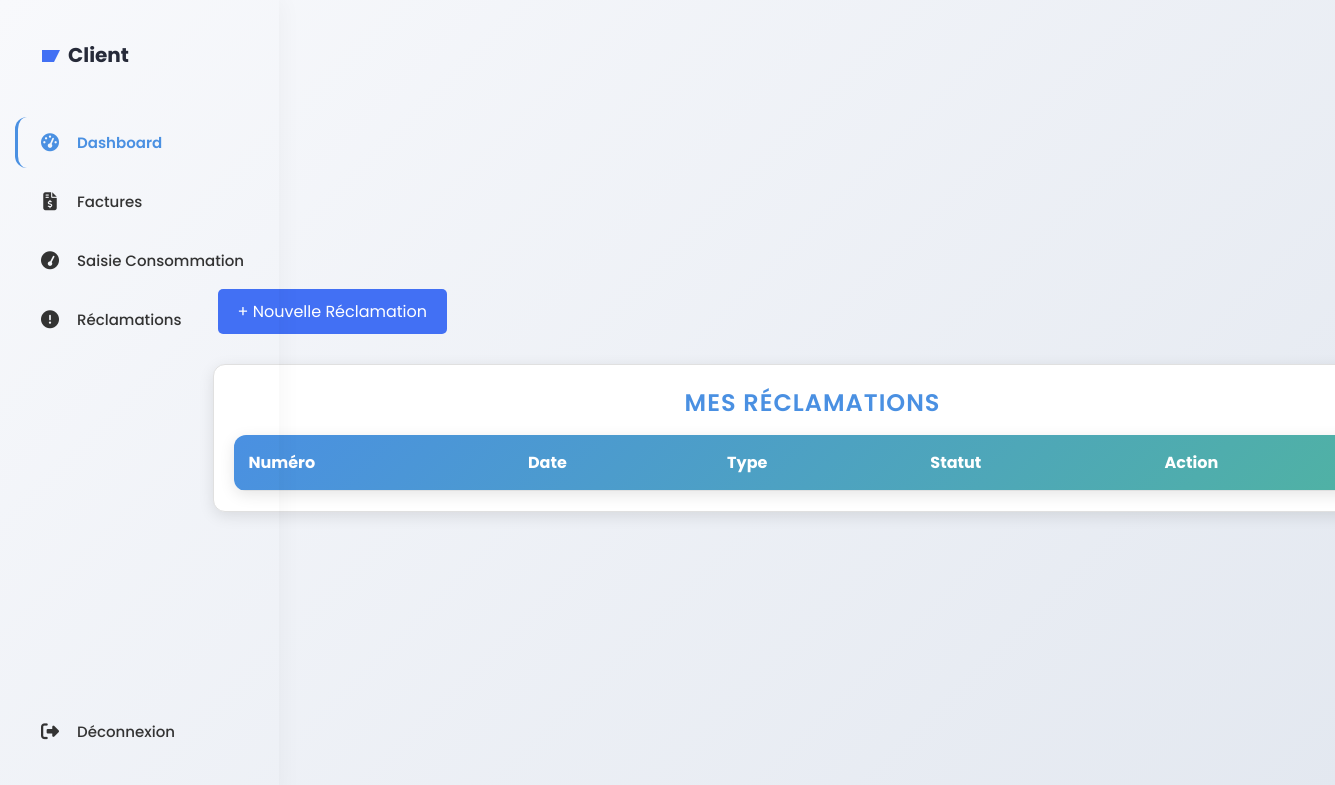
Before: /IHM/clients/historique-reclamations.php with the older database file.
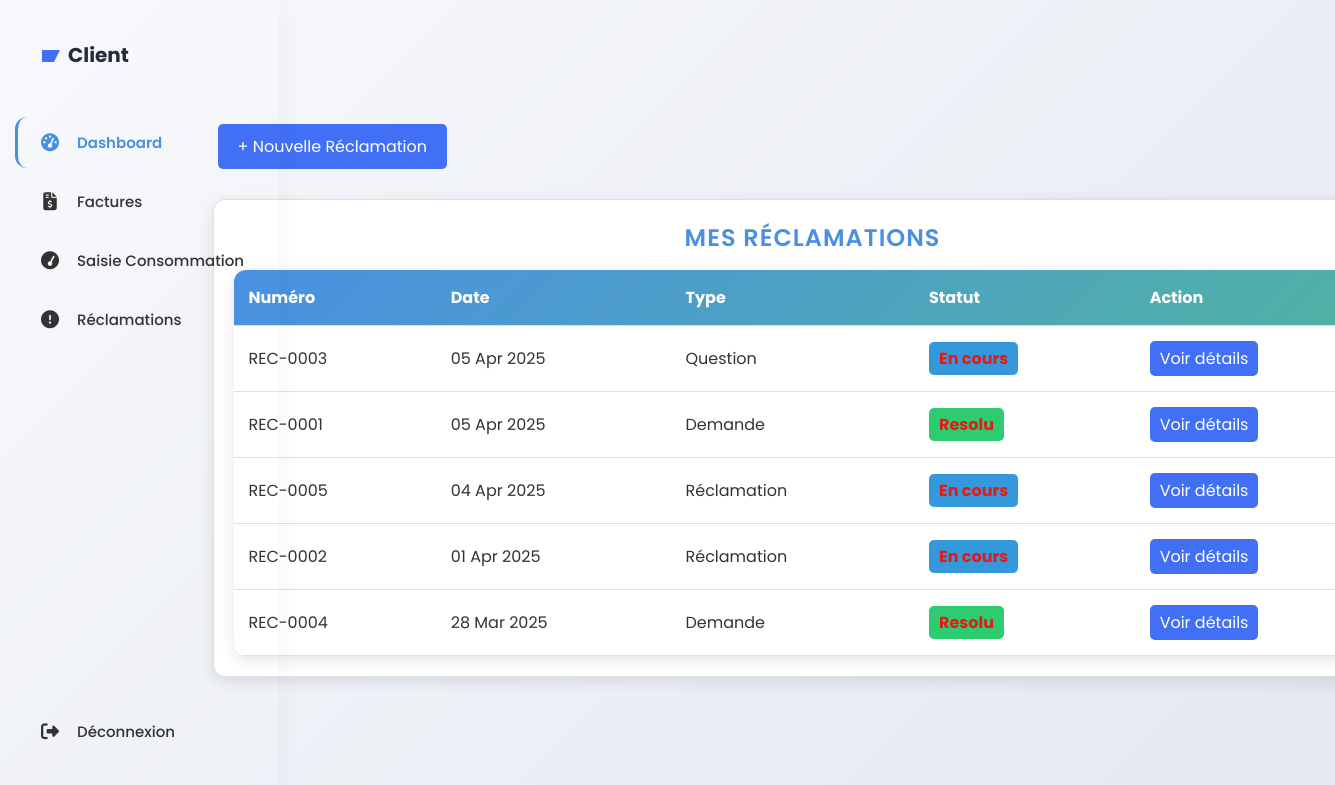
After: the same page with the newer database file.
### tables this page shows
CREATE TABLE IF NOT EXISTS `reclamations` (
  `id` int NOT NULL AUTO_INCREMENT,
  `client_id` int NOT NULL,
  `type` varchar(100) NOT NULL,
  `description` text NOT NULL,
  `statut` enum('En cours','Resolu') DEFAULT 'En cours',
  `reponse` text,
  `piece_jointe` varchar(255) DEFAULT NULL,
  `created_at` timestamp NULL DEFAULT CURRENT_TIMESTAMP,
  `updated_at` timestamp NULL DEFAULT CURRENT_TIMESTAMP ON UPDATE CURRENT_TIMESTAMP,
  PRIMARY KEY (`id`),
  KEY `client_id` (`client_id`)
);

### BD/DBConnection.php (called while the page is built, shortened)
<?php
class DBConnection {
    private static $instance = null;
    private $conn;
    private $host = 'localhost';
    private $dbname = 'assia';
    private $username = 'root';
    private $password = '';
    private $charset = 'utf8mb4';
    private $port = 3306;
    private function __construct() {
        try {
            $dsn = "mysql:host={$this->host};dbname={$this->dbname};charset={$this->charset};port={$this->port}";
            $options = [
                PDO::ATTR_ERRMODE => PDO::ERRMODE_EXCEPTION,
                PDO::ATTR_DEFAULT_FETCH_MODE => PDO::FETCH_ASSOC,
                PDO::ATTR_EMULATE_PREPARES => false,
            ];
            $this->conn = new PDO($dsn, $this->username, $this->password, $options);
        } catch (PDOException $e) {
            die("Erreur de connexion à la base de données: " . $e->getMessage());
        }
    }
    public static function getInstance() {
        if (self::$instance === null) {
            self::$instance = new self();
        }
        return self::$instance;
    }
    public function getConnection() {
        return $this->conn;
    }
}
?>

### BD/ReclamationModel.php (called while the page is built)
<?php
require_once 'DBConnection.php';
class ReclamationModel {
    private $db;
    public function __construct() {
        $this->db = DbConnection::getInstance()->getConnection();
    }
    public function getAllReclamations() {
        $stmt = $this->db->prepare("SELECT * FROM reclamations ORDER BY created_at DESC");
        $stmt->execute();
        return $stmt->fetchAll(PDO::FETCH_ASSOC);
    }
}
?>

### IHM/clients/historique-reclamations.php (the view, shortened to what this page needs)
<?php
require '../../BD/ReclamationModel.php';
try {
    $db = DbConnection::getInstance();
} catch (Exception $e) {
    die("Erreur : " . $e->getMessage());
}
$reclamationModel = new ReclamationModel($db);
$reclamations = $reclamationModel->getAllReclamations();
?>
<!DOCTYPE html>
<html lang="fr">
<head>
    <link rel="stylesheet" href="../../assets/css/style2.css">
    <link rel="stylesheet" href="https://cdnjs.cloudflare.com/ajax/libs/font-awesome/6.4.2/css/all.min.css"/>
</head>
<body>
<div class="sidebar">
    <div class="logo">
        <svg width="100" height="40" viewBox="0 0 100 40">
            <path d="M12,15 L30,15 L24,27 L12,27 Z" fill="#4270F4" />
            <text x="38" y="27" fill="#262A39" font-size="20" font-weight="bold">Client</text>
        </svg>
    </div>
    <div class="nav-menu">
        <a href="dashboard-client.php" class="nav-item active">
          <i class="fas fa-tachometer-alt"></i>
          <span>Dashboard</span>
        </a>
        <a href="factures.php" class="nav-item">
          <i class="fas fa-file-invoice-dollar"></i>
          <span>Factures</span>
        </a>
        <a href="Saisie-Consommation.php" class="nav-item">
          <i class="fas fa-tachometer"></i>
          <span>Saisie Consommation</span>
        </a>
        <a href="Historique-Reclamations.php" class="nav-item">
          <i class="fas fa-exclamation-circle"></i>
          <span>Réclamations</span>
        </a>
        <a href="../../logout.php" class="nav-item" style="margin-top: auto;">
                <i class="fas fa-sign-out-alt"></i>
        <span>Déconnexion</span>
            </a>
    </div>
</div>
<div class="actions">
    <button class="new-claim" onclick="window.location.href='Reclamation.php'">+ Nouvelle Réclamation</button>
</div>
<div class="container">
    <h2>Mes Réclamations</h2>
    <table>
        <thead>
            <tr>
                <th>Numéro</th>
                <th>Date</th>
                <th>Type</th>
                <th>Statut</th>
                <th>Action</th>
            </tr>
        </thead>
        <tbody>
            <?php foreach ($reclamations as $reclamation) : ?>
                <tr>
                    <td>REC-<?= str_pad($reclamation['id'], 4, '0', STR_PAD_LEFT) ?></td>
                    <td><?= date("d M Y", strtotime($reclamation['created_at'])) ?></td>
                    <td><?= htmlspecialchars($reclamation['type']) ?></td>
                    <td>
                        <span class="status <?= strtolower(str_replace(' ', '', $reclamation['statut'])) ?>">
                            <?= htmlspecialchars($reclamation['statut']) ?>
                        </span>
                    </td>
                    <td><a href="detailsReclamation.php?id=<?= $reclamation['id'] ?>" class="view-details">Voir détails</a></td>
                </tr>
            <?php endforeach; ?>
        </tbody>
    </table>
</div>
</body>
</html>

### assets/css/style2.css (style rules this page uses)
:root { --primary-color: #4a90e2; --secondary-color: #50b3a2; --success-color: #28a745; --warning-color: #ffcc00; --danger-color: #e74c3c; --background-gradient: linear-gradient(135deg, #f8f9fc, #e3e8f0); --card-background: #ffffff; --border-color: #e0e0e0; --shadow: 0 4px 15px rgba(0, 0, 0, 0.1); --text-color: #333; --text-light: #555; }
* { margin: 0; padding: 0; box-sizing: border-box; }
body { font-family: 'Poppins', sans-serif; background: var(--background-gradient); color: var(--text-color); display: flex; flex-direction: column; align-items: center; padding: 20px; }
.new-claim { background-color: #4270F4; color: white; font-size: 16px; padding: 10px 20px; border: none; border-radius: 5px; cursor: pointer; transition: background-color 0.3s ease; font-family: 'Poppins', sans-serif; margin-bottom: 80px; margin-left: -450px; }
.container { width: 100%; max-width: 1200px; background: var(--card-background); border-radius: 12px; box-shadow: var(--shadow); padding: 20px; border: 1px solid var(--border-color); transition: all 0.3s ease-in-out; margin-left: 290px; margin-top: -50px; }
h2 { text-align: center; margin-bottom: 15px; font-weight: 600; text-transform: uppercase; letter-spacing: 1px; color: var(--primary-color); }
table { width: 100%; border-collapse: collapse; margin-top: 10px; border-radius: 12px; overflow: hidden; background: #fff; box-shadow: var(--shadow); }
thead { background: linear-gradient(135deg, var(--primary-color), var(--secondary-color)); color: white; font-weight: bold; }
th, td { padding: 15px; text-align: left; border-bottom: 1px solid var(--border-color); }
tbody tr { transition: all 0.3s ease-in-out; }
body { font-family: 'Poppins', sans-serif; background-color: var(--gray-light); color: var(--text-color); display: flex; justify-content: center; align-items: center; height: 100vh; margin: 0; }
.sidebar { width: var(--sidebar-width); background-color: var(--white); border-right: 1px solid var(--gray-medium); padding: 35px 0; display: flex; flex-direction: column; position: fixed; top: 0; left: 0; bottom: 0; z-index: 100; box-shadow: 5px 0 20px rgba(0, 0, 0, 0.03); }
.logo { padding: 0 30px 35px; }
.logo svg { height: 40px; width: auto; }
.nav-menu { display: flex; flex-direction: column; flex-grow: 1; padding: 0 15px; }
.nav-item { display: flex; align-items: center; padding: 14px 20px; color: var(--text-secondary); text-decoration: none; font-weight: 500; font-size: 15px; margin-bottom: 8px; transition: all 0.3s ease; border-radius: 12px; border-left: 3px solid transparent; }
.nav-item.active { background-color: var(--primary-light); color: var(--primary-color); font-weight: 600; border-left: 3px solid var(--primary-color); }
.nav-item i { margin-right: 15px; font-size: 18px; width: 24px; text-align: center; }
.status { padding: 5px 10px; border-radius: 5px; color: rgb(214, 28, 28); font-weight: bold; }
.status { padding: 5px 10px;border-radius: 5px;color: #e61919;font-weight: bold; }
.encours { background-color: #3498db; }
.resolu { background-color: #2ecc71; }
.view-details { display: inline-block; padding: 5px 10px; background-color: #4270F4; color: white; text-decoration: none; border-radius: 5px; transition: background 0.3s; }

Changed rows visible on the page:
added reclamations: id "0003", created_at "05 Apr 2025", type "Question", statut "En cours"
added reclamations: id "0001", created_at "05 Apr 2025", type "Demande", statut "Resolu"
added reclamations: id "0005", created_at "04 Apr 2025", type "Réclamation", statut "En cours"
added reclamations: id "0002", created_at "01 Apr 2025", type "Réclamation", statut "En cours"
added reclamations: id "0004", created_at "28 Mar 2025", type "Demande", statut "Resolu"
